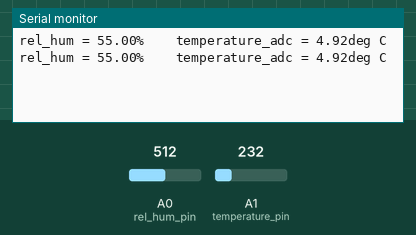
Simulated run of this sketch. Board: Arduino Uno, built with avr-gcc and run on an emulated ATmega328P. Shown: the last lines printed to the serial monitor. The inputs (shaded band) are chosen by the test bench; at power-on: A1 (temperature_pin) = 232, A0 (rel_hum_pin) = 512.

Above: at 2.8 s.
2.9 s: A1 (temperature_pin) set to 250
At 4.9 s:
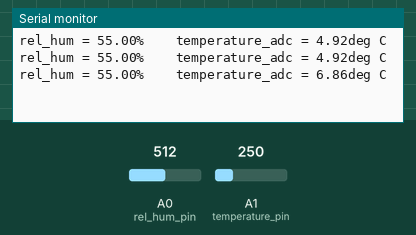
5.6 s: A0 (rel_hum_pin) set to 716
At 6.4 s:
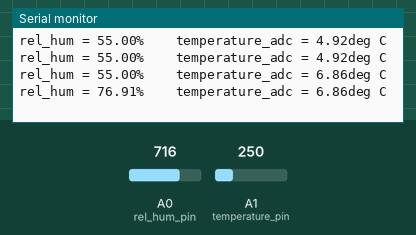
8.3 s: A1 (temperature_pin) set to 266
At 10.8 s:
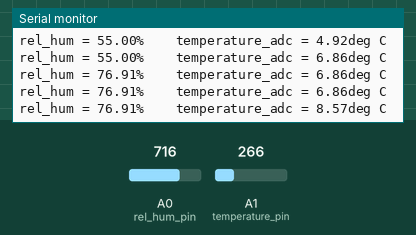
11.0 s: A0 (rel_hum_pin) set to 900
At 12.4 s:
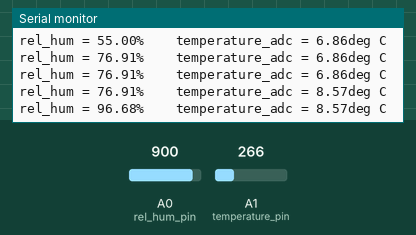
Timing chart, 0 to 14.0 s (numbered marks = the images above; inputs shaded):
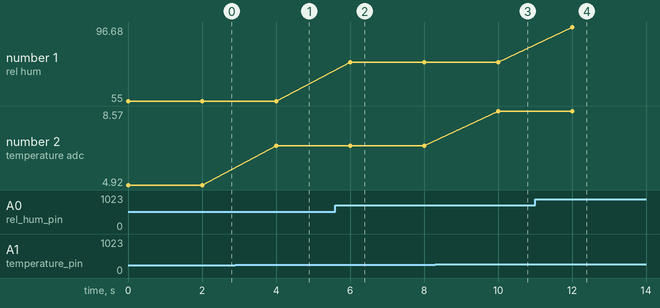

The sketch:

PFmini72_to_arduino_usb.ino
```cpp
#include <SPI.h>

const int rel_hum_pin = A0;
const int temperature_pin = A1;

int rel_hum_adc = 0;
int temperature_adc = 0;

float rel_hum = 0.;
float temperature = 0.;


void setup() {
  analogReference(INTERNAL);
  // initialize serial communications at 9600 bps:
  Serial.begin(115200);
}

void loop() {

  rel_hum_adc = analogRead(rel_hum_pin);
  temperature_adc = analogRead(temperature_pin);

  rel_hum = rel_hum_adc/1024. * 1.1* 100; // in %
  temperature = (temperature_adc / 1024. * 1.1 ) * 100. - 20.; // in deg C

  Serial.print("rel_hum = ");
  Serial.print(rel_hum);
  Serial.print("% \t temperature_adc = ");
  Serial.print(temperature);
  Serial.println("deg C");

  delay(2000);

}
```

Measured:
- after the input at 2.9 s, the serial monitor: prints a new line after 1.1 s (image 1)
- after the input at 5.6 s, the serial monitor: prints a new line after 0.40 s (image 2)
- after the input at 8.3 s, the serial monitor: prints a new line after 1.7 s (image 3)
- after the input at 11.0 s, the serial monitor: prints a new line after 1.0 s (image 4)
- plotted number 1: 55 → 76.91 after the input at 5.6 s, 76.91 → 96.68 after the input at 11.0 s
- plotted number 2: 4.92 → 6.86 after the input at 2.9 s, 6.86 → 8.57 after the input at 8.3 s
